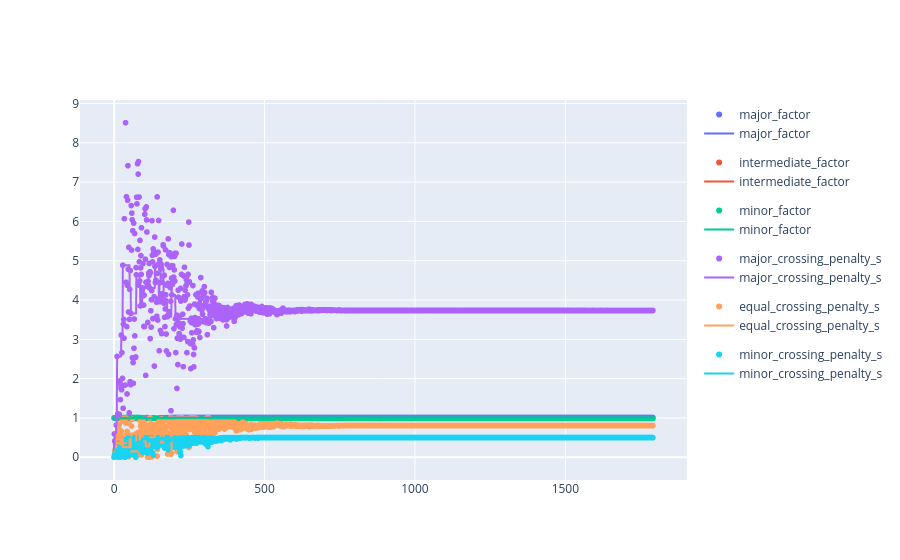

Notebook cell for this chart:
### Code cell
figure_scatter = px.scatter(df_values, x = "evaluation", y = "value", color = "variable")
figure_best = px.line(df_best, x = "evaluation", y = "value", color = "variable")
go.Figure(data = figure_scatter.data + figure_best.data)

### Figure 1 — Plotly figure (JSON) as saved in the notebook; plotly's stock layout.template omitted (floating-point values rounded to 4 significant figures; data arrays with more than 128 entries replaced by an {"elided": "..."} marker saying what was removed)
{"data": [{"hovertemplate": "variable=major_factor<br>evaluation=%{x}<br>value=%{y}<extra></extra>", "legendgroup": "major_factor", "marker": {"color": "#636efa", "symbol": "circle"}, "mode": "markers", "name": "major_factor", "showlegend": true, "type": "scattergl", "x": {"elided": "1792 int values"}, "xaxis": "x", "y": {"elided": "1792 float values"}, "yaxis": "y"}, {"hovertemplate": "variable=intermediate_factor<br>evaluation=%{x}<br>value=%{y}<extra></extra>", "legendgroup": "intermediate_factor", "marker": {"color": "#EF553B", "symbol": "circle"}, "mode": "markers", "name": "intermediate_factor", "showlegend": true, "type": "scattergl", "x": {"elided": "1792 int values"}, "xaxis": "x", "y": {"elided": "1792 float values"}, "yaxis": "y"}, {"hovertemplate": "variable=minor_factor<br>evaluation=%{x}<br>value=%{y}<extra></extra>", "legendgroup": "minor_factor", "marker": {"color": "#00cc96", "symbol": "circle"}, "mode": "markers", "name": "minor_factor", "showlegend": true, "type": "scattergl", "x": {"elided": "1792 int values"}, "xaxis": "x", "y": {"elided": "1792 float values"}, "yaxis": "y"}, {"hovertemplate": "variable=major_crossing_penalty_s<br>evaluation=%{x}<br>value=%{y}<extra></extra>", "legendgroup": "major_crossing_penalty_s", "marker": {"color": "#ab63fa", "symbol": "circle"}, "mode": "markers", "name": "major_crossing_penalty_s", "showlegend": true, "type": "scattergl", "x": {"elided": "1792 int values"}, "xaxis": "x", "y": {"elided": "1792 float values"}, "yaxis": "y"}, {"hovertemplate": "variable=equal_crossing_penalty_s<br>evaluation=%{x}<br>value=%{y}<extra></extra>", "legendgroup": "equal_crossing_penalty_s", "marker": {"color": "#FFA15A", "symbol": "circle"}, "mode": "markers", "name": "equal_crossing_penalty_s", "showlegend": true, "type": "scattergl", "x": {"elided": "1792 int values"}, "xaxis": "x", "y": {"elided": "1792 float values"}, "yaxis": "y"}, {"hovertemplate": "variable=minor_crossing_penalty_s<br>evaluation=%{x}<br>value=%{y}<extra></extra>", "legendgroup": "minor_crossing_penalty_s", "marker": {"color": "#19d3f3", "symbol": "circle"}, "mode": "markers", "name": "minor_crossing_penalty_s", "showlegend": true, "type": "scattergl", "x": {"elided": "1792 int values"}, "xaxis": "x", "y": {"elided": "1792 float values"}, "yaxis": "y"}, {"hovertemplate": "variable=major_factor<br>evaluation=%{x}<br>value=%{y}<extra></extra>", "legendgroup": "major_factor", "line": {"color": "#636efa", "dash": "solid"}, "marker": {"symbol": "circle"}, "mode": "lines", "name": "major_factor", "showlegend": true, "type": "scattergl", "x": {"elided": "1792 int values"}, "xaxis": "x", "y": {"elided": "1792 float values"}, "yaxis": "y"}, {"hovertemplate": "variable=intermediate_factor<br>evaluation=%{x}<br>value=%{y}<extra></extra>", "legendgroup": "intermediate_factor", "line": {"color": "#EF553B", "dash": "solid"}, "marker": {"symbol": "circle"}, "mode": "lines", "name": "intermediate_factor", "showlegend": true, "type": "scattergl", "x": {"elided": "1792 int values"}, "xaxis": "x", "y": {"elided": "1792 float values"}, "yaxis": "y"}, {"hovertemplate": "variable=minor_factor<br>evaluation=%{x}<br>value=%{y}<extra></extra>", "legendgroup": "minor_factor", "line": {"color": "#00cc96", "dash": "solid"}, "marker": {"symbol": "circle"}, "mode": "lines", "name": "minor_factor", "showlegend": true, "type": "scattergl", "x": {"elided": "1792 int values"}, "xaxis": "x", "y": {"elided": "1792 float values"}, "yaxis": "y"}, {"hovertemplate": "variable=major_crossing_penalty_s<br>evaluation=%{x}<br>value=%{y}<extra></extra>", "legendgroup": "major_crossing_penalty_s", "line": {"color": "#ab63fa", "dash": "solid"}, "marker": {"symbol": "circle"}, "mode": "lines", "name": "major_crossing_penalty_s", "showlegend": true, "type": "scattergl", "x": {"elided": "1792 int values"}, "xaxis": "x", "y": {"elided": "1792 float values"}, "yaxis": "y"}, {"hovertemplate": "variable=equal_crossing_penalty_s<br>evaluation=%{x}<br>value=%{y}<extra></extra>", "legendgroup": "equal_crossing_penalty_s", "line": {"color": "#FFA15A", "dash": "solid"}, "marker": {"symbol": "circle"}, "mode": "lines", "name": "equal_crossing_penalty_s", "showlegend": true, "type": "scattergl", "x": {"elided": "1792 int values"}, "xaxis": "x", "y": {"elided": "1792 float values"}, "yaxis": "y"}, {"hovertemplate": "variable=minor_crossing_penalty_s<br>evaluation=%{x}<br>value=%{y}<extra></extra>", "legendgroup": "minor_crossing_penalty_s", "line": {"color": "#19d3f3", "dash": "solid"}, "marker": {"symbol": "circle"}, "mode": "lines", "name": "minor_crossing_penalty_s", "showlegend": true, "type": "scattergl", "x": {"elided": "1792 int values"}, "xaxis": "x", "y": {"elided": "1792 float values"}, "yaxis": "y"}], "layout": {}}
